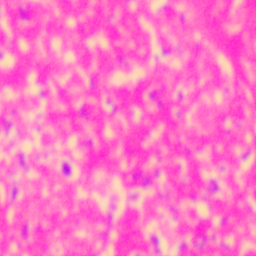
#> input picture Dataset/Final Dataset/T-25-22 adeno CA/001-40x.tif, 256 x 256 px, found by its file name; its folder holds 5 pictures in this run
$ python dataset_processor.py   (older library calls are emulated)
#> lines starting #> are read from the running program, lines starting #| are printed output that depends on the picture; pictures that were not available may be replaced by others from this repository, and a replacement may not be noted
"""
import os,shutil
folder = "E:/Histopathology/Dataset/Raw Data/T-25-22 adeno CA"
files = os.listdir(folder)
f_count = 1
zoom = ["40x","100x","400x"]
z_id = 0
for f in files:
    shutil.copyfile(f"{folder}/{f}", "%s/%03d-%s.tif"%("E:/Histopathology/Dataset/Renamed Data/T-25-22 adeno CA",f_count,zoom[z_id]))
    z_id += 1
    if z_id == 3:
        z_id=0
        f_count+=1
"""
folder = "E:/Histopathology/Dataset/Renamed Data/T-25-22 adeno CA"
original = "E:/Histopathology/Dataset/Renamed Data/T-25-22 adeno CA/001-40x.tif"
zoomed = "E:/Histopathology/Dataset/Renamed Data/T-25-22 adeno CA/001-400x.tif"


from skimage.io import imread, imshow,imsave
from skimage.transform import rescale
def locate(original, zoomed, z=2.5):
#> called with z = 10
    orig = imread(original)
#> orig is the input picture: shape (256, 256, 3); mean R, G, B 253.1, 121.1, 196.6
    orig_crop = orig[14:2734,12:3572,:]
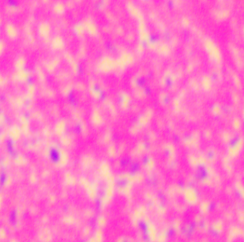
#> orig_crop: shape (242, 244, 3); mean R, G, B 253.1, 121, 196.6
    #print(orig.shape, orig_crop.shape)

    zoom = imread(zoomed)
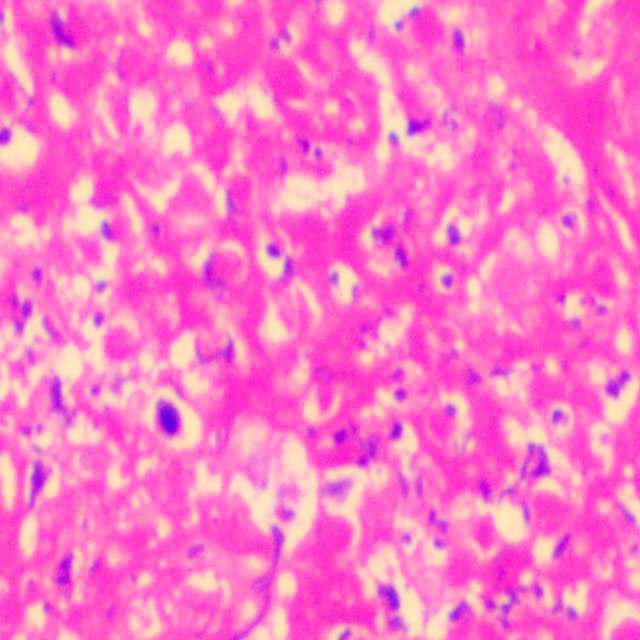
#> input picture Dataset/Final Dataset/T-25-22 adeno CA/001-100x.tif, 640 x 640 px, given in place of 001-400x.tif, which was not available
#> zoom is the input picture: shape (640, 640, 3); mean R, G, B 251.2, 118.2, 199.1
    zoom_crop = zoom[14:2734,12:3572,:]
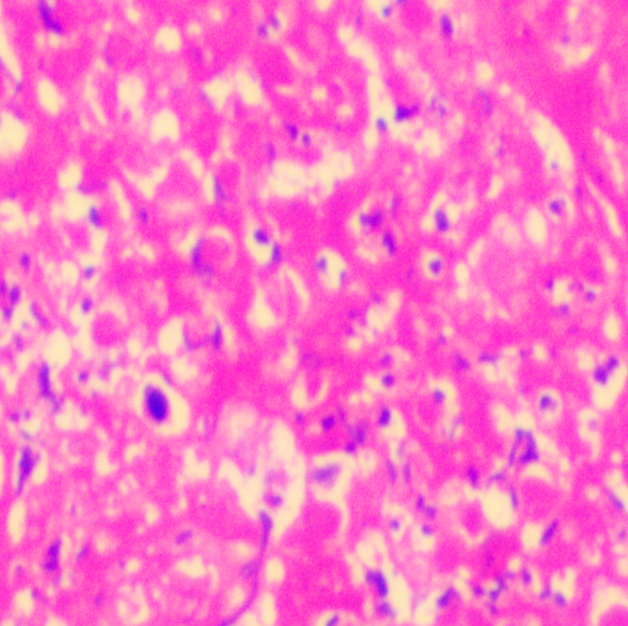
#> zoom_crop: shape (626, 628, 3); mean R, G, B 251.2, 118, 199.2
    zoom_rescaled = rescale(zoom_crop,scale=1/z, multichannel=True)
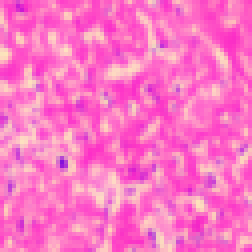
#> zoom_rescaled: shape (63, 63, 3) float64 (shown 4 times larger); mean R, G, B 0.985, 0.463, 0.781

    scale_factor = [40,8,4,2,1]

    for scale in scale_factor:
        orig_sc = rescale(orig_crop,scale=1/scale, multichannel=True)
        zoom_sc = rescale(zoom_rescaled,scale=1/scale, multichannel=True)
        if scale==40:
            oh,ow,_= orig_sc.shape
            zh,zw,_= zoom_sc.shape
            min = None
            posx, posy = 0,0
            for i in range(zh//2,oh-(zh//2)):
                for j in range(zw//2,ow-(zw//2)):
                    region = orig_sc[i-zh//2:i+zh//2,j-zw//2:j+zw//2,:]
                    if zoom_sc.shape[0]>region.shape[0]:
                        zoom_sc = zoom_sc[:-1,:,:]
                    if zoom_sc.shape[1]>region.shape[1]:
                        zoom_sc = zoom_sc[:,:-1,:]
                    if min == None :
                        min = (abs(zoom_sc-region)).sum()
                        posx,posy=i,j
                    elif (abs(zoom_sc-region)).sum()<min:
                        min = (abs(zoom_sc-region)).sum()
                        posx,posy=i,j

            final_crop = orig_sc[posx-zh//2:posx+zh//2,posy-zw//2:posy+zw//2,:]
            imsave("E:/Histopathology/Dataset/Final Dataset/orig.png", orig_sc)
            imsave("E:/Histopathology/Dataset/Final Dataset/zoom.png", zoom_sc)
            imsave("E:/Histopathology/Dataset/Final Dataset/region.png",final_crop)
        else:
            if scale == 8:
                posx = 5*posx
                posy = 5*posy
            else:
                posx = 2*posx
                posy = 2*posy
            oh,ow,_= orig_sc.shape
            zh,zw,_= zoom_sc.shape
            min = None
            new_posx, new_posy = 0,0
            for i in range(posx-2,posx+3):
                for j in range(posy-2,posy+3):
                    print(posx, posy, i,j,zh,zw,i-zh//2,i+zh//2,j-zw//2,j+zw//2)
                    region = orig_sc[i-zh//2:i+zh//2,j-zw//2:j+zw//2,:]
                    if zoom_sc.shape[0]>region.shape[0]:
                        zoom_sc = zoom_sc[:-1,:,:]
                    if zoom_sc.shape[1]>region.shape[1]:
                        zoom_sc = zoom_sc[:,:-1,:]
                    if min == None :
                        min = (abs(zoom_sc-region)).sum()
                        new_posx,new_posy=i,j
                    elif (abs(zoom_sc-region)).sum()<min:
                        min = (abs(zoom_sc-region)).sum()
                        new_posx,new_posy=i,j
            posx,posy = new_posx,new_posy
    final_crop = orig_sc[posx-zh//2:posx+zh//2,posy-zw//2:posy+zw//2,:]

    return(final_crop)

#> (the run stopped early here; a loop or call above may not have finished)
